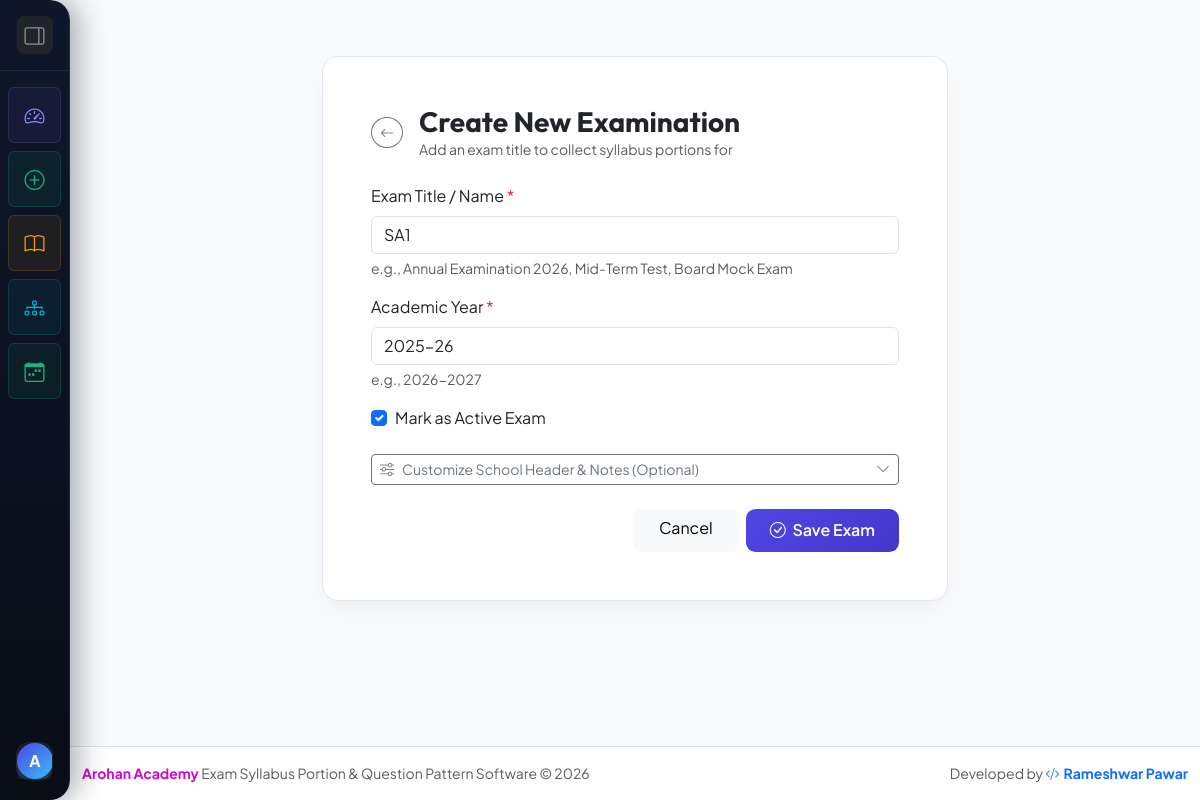
The page /exam/1/edit/ (signed in) on the database as committed earlier.
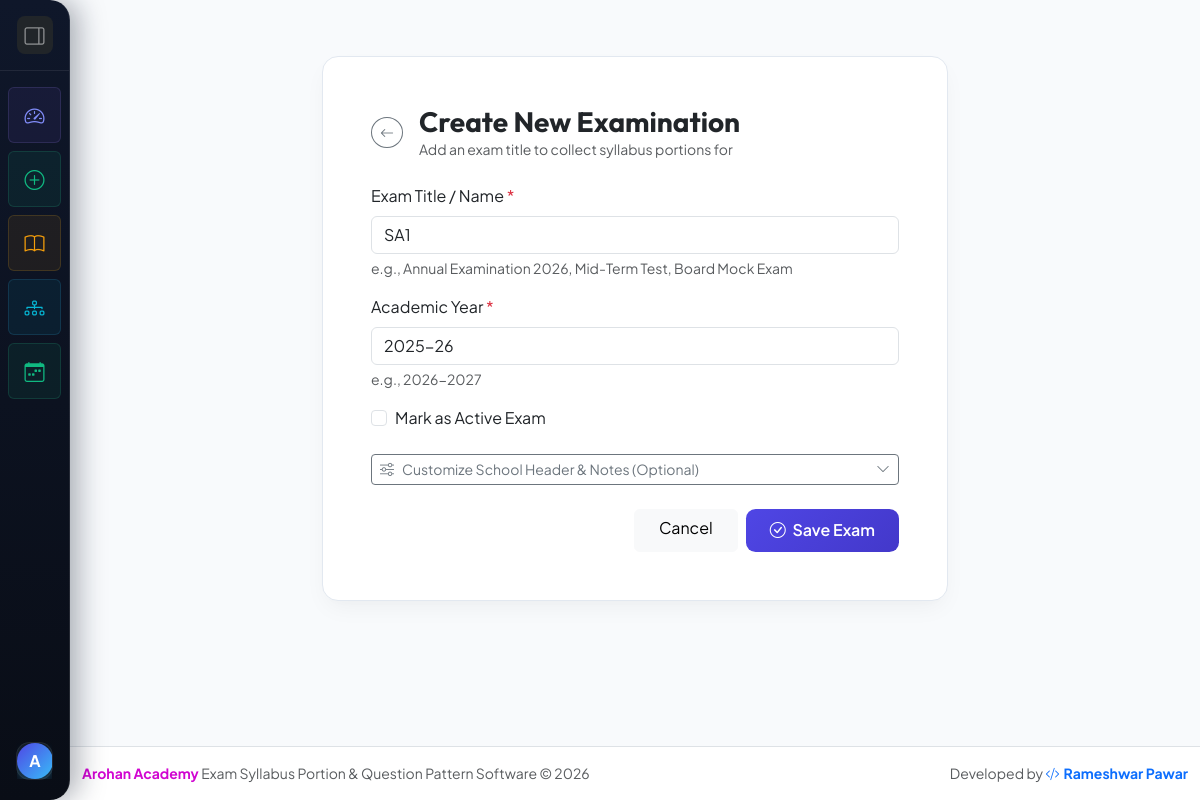
The same page on the database as committed later.
### core/models.py (models this page shows, shortened)
class Exam(models.Model):
    title = models.CharField(max_length=200, help_text="e.g. PA-1 Exam 2026-2027")
    academic_year = models.CharField(max_length=50, help_text="e.g. 2026-2027")
    school_name = models.CharField(max_length=250, default="Arohan Academy School", help_text="School Name Header")
    header_subtitle = models.CharField(max_length=200, default="(Syllabus Paper & Time table)", help_text="Subtitle e.g. (Syllabus Paper & Time table)")
    note_text = models.CharField(max_length=300, default="NOTE: Kindly pay your wards fees before exam and collect the exam pass from the office.", help_text="Bottom note")
    created_at = models.DateTimeField(auto_now_add=True)
    is_active = models.BooleanField(default=True)
    class Meta:
        ordering = ['-created_at']

### core/views.py (the view)
# urls.py: path('exam/<int:exam_id>/edit/', views.edit_exam, name='edit_exam'),
@login_required
def edit_exam(request, exam_id):
    exam = get_object_or_404(Exam, id=exam_id)
    if request.method == 'POST':
        form = ExamForm(request.POST, instance=exam)
        if form.is_valid():
            form.save()
            messages.success(request, f"Exam '{exam.title}' updated successfully!")
            return redirect('principal_dashboard')
    else:
        form = ExamForm(instance=exam)
    return render(request, 'core/exam_form.html', {'form': form, 'edit_instance': exam})

### templates/core/exam_form.html (shortened to what this page needs)
{% extends 'base.html' %}
{% block content %}
<div class="container" style="max-width: 650px;">
    <div class="card glass-card p-4 p-md-5 my-3">
        <div class="d-flex align-items-center mb-4">
            <a href="{% url 'principal_dashboard' %}" class="btn btn-sm btn-outline-secondary rounded-circle me-3">
                <i class="bi bi-arrow-left"></i>
            </a>
            <div>
                <h3 class="fw-bold mb-0">Create New Examination</h3>
                <p class="text-muted small mb-0">Add an exam title to collect syllabus portions for</p>
            </div>
        </div>
        <form method="post">
            <div class="mb-3">
                <label class="form-label font-semibold">Exam Title / Name <span class="text-danger">*</span></label>
                {{ form.title }}
                <div class="form-text">e.g., Annual Examination 2026, Mid-Term Test, Board Mock Exam</div>
            </div>
            <div class="mb-3">
                <label class="form-label font-semibold">Academic Year <span class="text-danger">*</span></label>
                {{ form.academic_year }}
                <div class="form-text">e.g., 2026-2027</div>
            </div>
            <div class="mb-4 form-check">
                {{ form.is_active }}
                <label class="form-check-label font-semibold" for="{{ form.is_active.id_for_label }}">
                    Mark as Active Exam
                </label>
            </div>
            <div class="mb-4">
                <button class="btn btn-sm btn-outline-secondary w-100 text-start d-flex justify-content-between align-items-center" type="button" data-bs-toggle="collapse" data-bs-target="#advancedHeaderSettings">
                    <span><i class="bi bi-sliders me-2"></i>Customize School Header & Notes (Optional)</span>
                    <i class="bi bi-chevron-down"></i>
                </button>
            </div>
            <div class="d-flex justify-content-end gap-2">
                <a href="{% url 'principal_dashboard' %}" class="btn btn-light px-4">Cancel</a>
                <button type="submit" class="btn btn-primary-custom px-4">
                    <i class="bi bi-check-circle me-1"></i> Save Exam
                </button>
            </div>
        </form>
    </div>
</div>
{% endblock %}

Rows that differ between the two databases and show on the page:
changed Exam "SA1": is_active "☑" → "☐"
